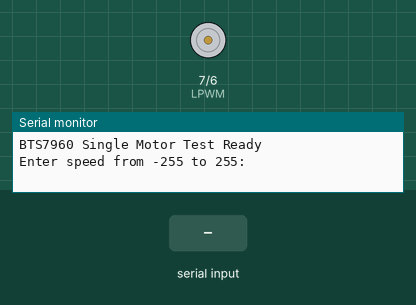
A sketch run on a simulated Arduino Uno, built with avr-gcc and run on an emulated ATmega328P. On the bench: motor-driver pin pairs drawn as motors (green arrow = first pin HIGH = forward, orange = second pin HIGH = backward, longer = more drive, scaled by the enable pin), the last lines printed to the serial monitor. The inputs (shaded band) are chosen by the test bench.

Above: at 1.2 s.
1.3 s: "90,45\n" received over Serial
At 2.5 s:
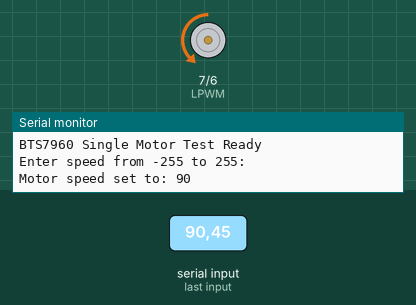
2.8 s: "30,150\n" received over Serial
At 3.6 s:
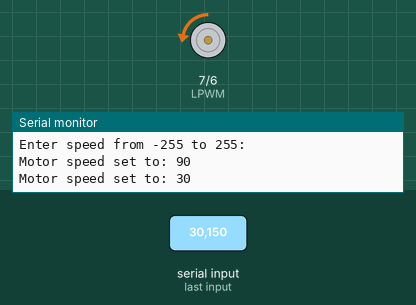
4.3 s: "200\n" received over Serial
At 4.8 s:
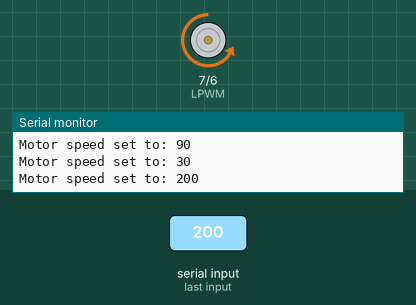
5.8 s: "90\n" received over Serial
At 7.1 s:
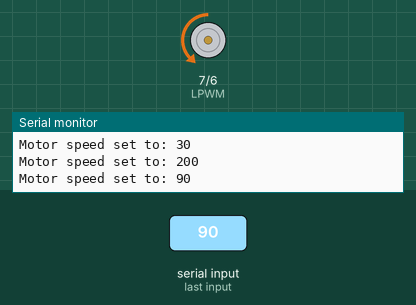
Timing chart, 0 to 8.3 s (numbered marks = the images above; inputs shaded):
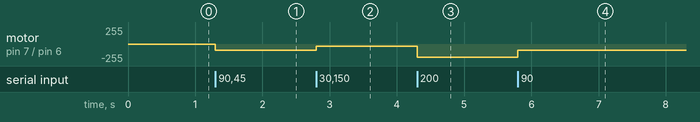

Measured:
- after the input at 1.3 s, motor on pin 7 (LPWM) / pin 6 (RPWM): stopped → backward 90/255 at once
- after the input at 2.8 s, motor on pin 7 (LPWM) / pin 6 (RPWM): backward 90/255 → backward 30/255 at once
- after the input at 4.3 s, motor on pin 7 (LPWM) / pin 6 (RPWM): backward 30/255 → backward 200/255 at once
- after the input at 5.8 s, motor on pin 7 (LPWM) / pin 6 (RPWM): backward 200/255 → backward 90/255 at once

The sketch:

ArduinoUno_1Motor.ino
```cpp
/*
  Arduino Uno + BTS7960 Single Motor Test
  ----------------------------------------
  Serial Monitor input:
    Enter number between -255 and 255

    Positive = Forward
    Negative = Reverse
    0        = Stop
*/

const int RPWM = 6;   // Must be PWM pin
const int LPWM = 7;   // Must be PWM pin
const int REN  = 8;   // Enable pin
const int LEN  = 8;   // Enable pin

void setup() {
  Serial.begin(115200);

  pinMode(RPWM, OUTPUT);
  pinMode(LPWM, OUTPUT);
  pinMode(REN, OUTPUT);
  pinMode(LEN, OUTPUT);

  // Enable H-bridge
  digitalWrite(REN, HIGH);
  digitalWrite(LEN, HIGH);

  stopMotor();

  Serial.println("BTS7960 Single Motor Test Ready");
  Serial.println("Enter speed from -255 to 255:");
}

void loop() {
  if (Serial.available()) {

    int speed = Serial.parseInt();   // Read signed integer
    speed = constrain(speed, -255, 255);

    setMotorSpeed(speed);

    Serial.print("Motor speed set to: ");
    Serial.println(speed);

    while (Serial.available()) Serial.read();  // Clear buffer
  }
}

void setMotorSpeed(int speed) {

  // Make sure driver is enabled
  digitalWrite(REN, HIGH);
  digitalWrite(LEN, HIGH);

  if (speed > 0) {
    // Forward
    analogWrite(LPWM, 0);
    analogWrite(RPWM, speed);
  }
  else if (speed < 0) {
    // Reverse
    analogWrite(RPWM, 0);
    analogWrite(LPWM, -speed);
  }
  else {
    stopMotor();
  }
}

void stopMotor() {
  analogWrite(RPWM, 0);
  analogWrite(LPWM, 0);
}
```
